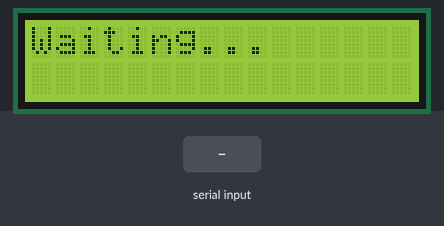
A sketch run on a simulated Arduino Uno, built with avr-gcc and run on an emulated ATmega328P. Parts: 16×2 character LCD. The inputs (shaded band) are chosen by the test bench. What the sketch prints to the serial monitor is not drawn.

Above: at 1.2 s.
1.3 s: "1\n" received over the second serial link
At 2.2 s:
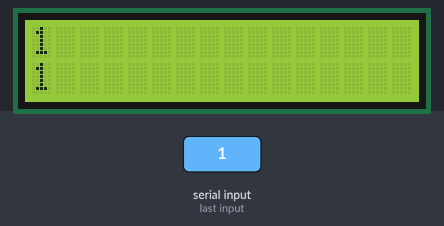
2.8 s: "0\n" received over the second serial link
At 3.3 s:
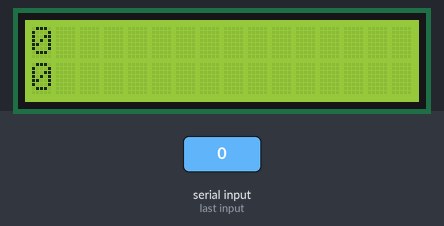
4.3 s: "2\n" received over the second serial link
At 5.7 s:
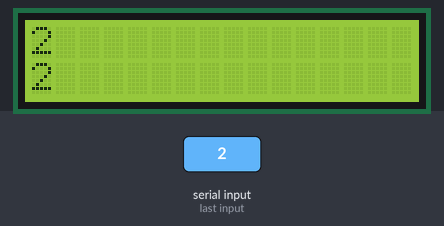
Timing chart, 0 to 7.3 s (numbered marks = the images above; inputs shaded):
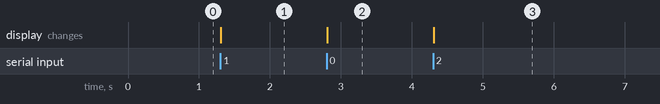

Measured:
- after the input at 1.3 s, the display: changes at once (image 1)
- after the input at 2.8 s, the display: changes at once (image 2)
- after the input at 4.3 s, the display: changes at once (image 3)

The sketch:

Task3_Receiver.ino
```cpp
// =====================================================================
//  Task 3: Board B (receiver with a Caesar cipher)
//  Display: 16x2 LCD with I2C backpack
// ---------------------------------------------------------------------
//  What this sketch does:
//    Receives scrambled messages from Board A (one per line), then
//    decrypts them by moving every letter SHIFT places BACK.
//      LCD top row:     what arrived on the wire   e.g. "Khoor"
//      LCD bottom row:  the decrypted message      e.g. "Hello"
//
//  Wiring: the same as Task 2
//    A D11 (TX) -> B D10 (RX)
//    A D10 (RX) <- B D11 (TX)
//    A GND      -> B GND
//    LCD:    GND -> GND, VCC -> 5V, SDA -> A4, SCL -> A5
//
//  Library (Tools -> Manage Libraries...):
//    "LiquidCrystal I2C" by Frank de Brabander
// =====================================================================

#include <SoftwareSerial.h>
#include <Wire.h>                  // I2C bus: the LCD is controlled over SDA and SCL
#include <LiquidCrystal_I2C.h>     // driver for the I2C backpack LCD

SoftwareSerial link(10, 11);   // (RX pin = D10, TX pin = D11)

// The LCD object: I2C address 0x20, 16 columns, 2 rows.
// The lab backpacks are at address 0x20. If your screen stays blank,
// your backpack may use another address: try 0x27 or 0x3F.
LiquidCrystal_I2C lcd(0x20, 16, 2);

// The secret key. It must be the SAME number as on Board A.
const int SHIFT = 3;

// ----- The line buffer (the same as Task 2) -----
const uint8_t MAX_LEN = 32;    // longest message we will store
char buffer[MAX_LEN + 1];      // +1 for the '\0' at the end
uint8_t len = 0;               // characters stored so far


// Move one letter 'shift' places along the alphabet (wrapping Z -> A).
// Anything that is not a letter is not changed.
// (This is exactly the same function as on Board A.)
char shiftChar(char c, int shift)
{
    if (c >= 'A' && c <= 'Z')                  // capital letter
    {
        return 'A' + (c - 'A' + shift) % 26;
    }
    if (c >= 'a' && c <= 'z')                  // small letter
    {
        return 'a' + (c - 'a' + shift) % 26;
    }
    return c;                                  // not a letter: leave it
}


// Decrypt one complete message and show it
void showMessage(const char* secret)
{
    // Decrypt into a second buffer, one character at a time.
    // Moving BACK 3 places is the same as moving FORWARD 23
    // (26 - 3), and moving forward is what shiftChar() does.
    char plain[MAX_LEN + 1];
    uint8_t i = 0;
    while (secret[i] != '\0')
    {
        plain[i] = shiftChar(secret[i], 26 - SHIFT);
        i++;
    }
    plain[i] = '\0';                   // end the decrypted string

    // Serial Monitor
    Serial.print(F("Received: "));
    Serial.print(secret);
    Serial.print(F("   Decrypted: "));
    Serial.println(plain);

    // LCD: scrambled text on top, real message underneath
    lcd.clear();
    lcd.print(secret);
    lcd.setCursor(0, 1);               // column 0, row 1 (bottom row)
    lcd.print(plain);
}


void setup()
{
    link.begin(9600);
    Serial.begin(9600);

    lcd.init();                        // start the LCD
    lcd.backlight();                   // switch the backlight on
    lcd.print(F("Waiting..."));
}


void loop()
{
    while (link.available() > 0)
    {
        char c = link.read();          // take one character

        if (c == '\r')                 // ignore carriage returns
        {
            continue;
        }

        if (c == '\n')                 // newline = the message is complete
        {
            buffer[len] = '\0';        // make it a proper C string
            showMessage(buffer);       // decrypt and show it
            len = 0;                   // ready for the next message
        }
        else if (len < MAX_LEN)        // room left: store it
        {
            buffer[len] = c;
            len++;
        }
    }
}
```
